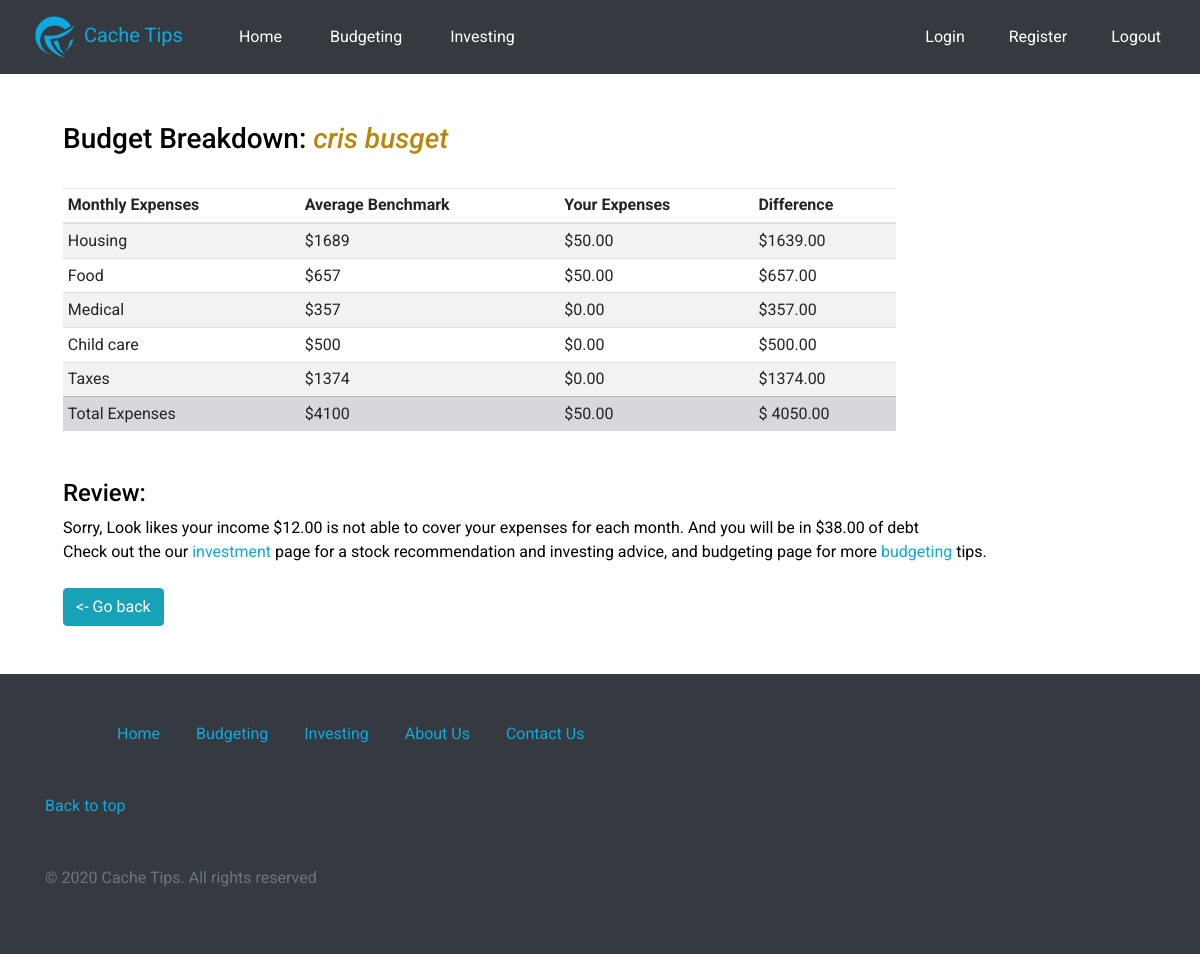
/budget-dashboard/deatails/4, run on an earlier commit of the app's database.
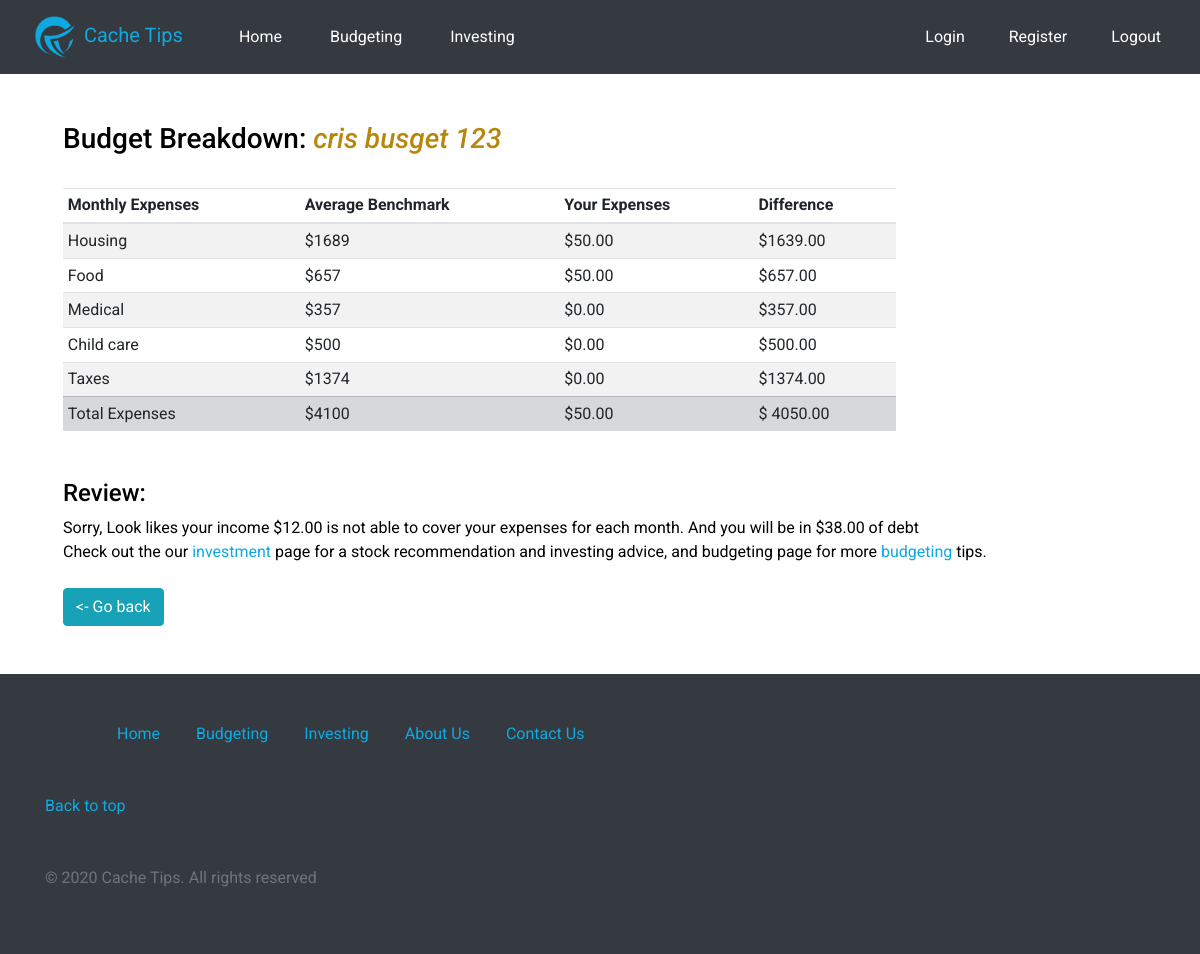
And on a later commit of the database.
### Website/models.py (models this page shows)
class Budget(models.Model):
    created_by = models.ForeignKey(User, default=settings.AUTH_USER_MODEL, on_delete=models.CASCADE)
    created_at = models.DateTimeField(auto_now_add=True)
    budget_name = models.CharField(max_length=100)
    earned_income = models.DecimalField(max_digits=20, decimal_places=2, default=0)
    housing_expense = models.DecimalField(max_digits=20, decimal_places=2, default=0)
    food_expense = models.DecimalField(max_digits=20, decimal_places=2, default=0)
    medical_expense = models.DecimalField(max_digits=20, decimal_places=2, default=0)
    child_care_expense = models.DecimalField(max_digits=20, decimal_places=2, default=0)
    taxes = models.DecimalField(max_digits=20, decimal_places=2, default=0)

### Website/views.py (the view)
# urls.py: path('budget-dashboard/deatails/<int:id_>', views.budget_dashboard_details, name="budget-dashboard-details")
def budget_dashboard_details(request, id_):
    budget = Budget.objects.get(id=id_)
    expenses_avg = {'housing': 1689, 'food': 657, 'childcare': 500, 'medical': 357, 'taxes': 1374, 'total': 4100}
    total_expenses = budget.housing_expense + budget.food_expense + budget.child_care_expense + budget.medical_expense + budget.taxes
    difference = {'housing': 1689 - budget.housing_expense, 'food': 657 - budget.food_expense,
                  'childcare': 500 - budget.child_care_expense, 'medical': 357 - budget.medical_expense,
                  'taxes': 1374 - budget.taxes, 'total': 4100 - total_expenses}
    leftover = budget.earned_income - total_expenses
    context = {'budget': budget, 'expenses_avg': expenses_avg, 'difference': difference,
               'total': total_expenses,
               'housing_expense_comment': 'You are good',
               'income_comment': 'Good job, your income $' +
                                 str(budget.earned_income) +
                                 ' is able to cover your expenses for each month. And you will have ' +
                                 str(leftover) + ' left over'}
    if leftover < 0:
        context.update({'income_comment': 'Sorry, Look likes your income $' +
                                          str(budget.earned_income) +
                                          ' is not able to cover your expenses for each month. And you will be in $' +
                                          str(abs(leftover)) + ' of debt'})
    return render(request, 'budget/details.html', context)

### templates/budget/details.html
{% extends 'budget/base.html' %}
{% block body %}
    <div onload="myFunction()" class="container m-5">
        <h3>Budget Breakdown: <span class="title">{{ budget.budget_name }}</span></h3>
        <br>
        <table class="table table-sm table-striped w-75">
          <thead>
            <tr>
                <th scope="col">Monthly Expenses</th>
                <th scope="col">Average Benchmark</th>
                <th scope="col">Your Expenses</th>
                <th scope="col">Difference</th>
            </tr>
          </thead>
          <tbody>
            <tr>
                <td>Housing</td>
                <td>${{ expenses_avg.housing }}</td>
                <td>${{ budget.housing_expense }}</td>
                <td>$<span class="difference">{{ difference.housing }}</span></td>
            </tr>
            <tr>
              <td>Food</td>
              <td>${{ expenses_avg.food }}</td>
              <td>${{ budget.housing_expense }}</td>
              <td>$<span class="difference">{{ difference.food }}</span></td>
            </tr>
            <tr>
              <td>Medical</td>
              <td>${{ expenses_avg.medical }}</td>
              <td>${{ budget.medical_expense }}</td>
              <td>$<span class="difference">{{ difference.medical }}</span></td>
            </tr>
            <tr>
                <td>Child care</td>
                <td>${{ expenses_avg.childcare }}</td>
                <td>${{ budget.child_care_expense }}</td>
                <td>$<span class="difference">{{ difference.childcare }}</span></td>
            </tr>
            <tr>
              <td>Taxes</td>
              <td>${{ expenses_avg.taxes }}</td>
              <td>${{ budget.taxes }}</td>
               <td>$<span class="difference">{{ difference.taxes }}</span></td>
            </tr>
            <tr class="table-secondary">
              <td>Total Expenses</td>
              <td>${{ expenses_avg.total }}</td>
              <td>${{ total }}</td>
              <td >$ <span class="difference">{{ difference.total }}</span></td>
            </tr>
          </tbody>
        </table>
        <div class="mt-5">
            <h4>Review: </h4>
            {{ income_comment }}
            <br>
            Check out the our <a href="{% url 'investment' %}">investment</a>
            page for a stock recommendation and investing advice, and budgeting page for more
            <a href="{% url 'budgeting' %}">budgeting</a>  tips.
        </div>
        <br>
        <a href="{% url 'budget-dashboard' %}" class="btn btn-info">&lt;- Go back</a>
    </div>
{% endblock %}

What changed in the data, as far as the page shows it:
changed Budget: budget_name "cris busget" → "cris busget 123"
